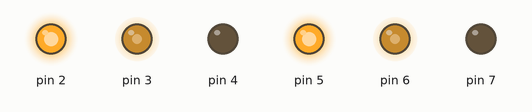
Recording of a sketch running on a simulated Arduino Uno, built with avr-gcc and run on an emulated ATmega328P. Shown: output pins drawn as LEDs (lit = HIGH).

Above: at 0.05 s.
At 1.5 s:
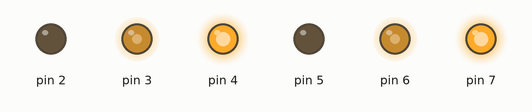
At 2.95 s:
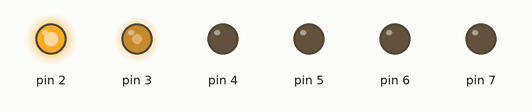
At 3.7 s:
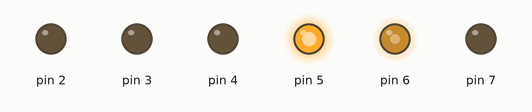
At 4.45 s:
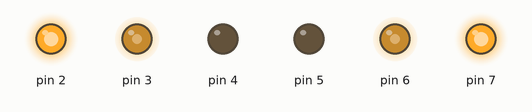
At 5.95 s:
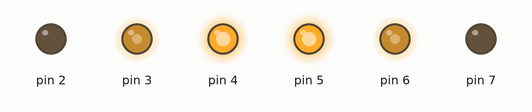
Timing chart, 0 to 7.8 s (numbered marks = the images above):
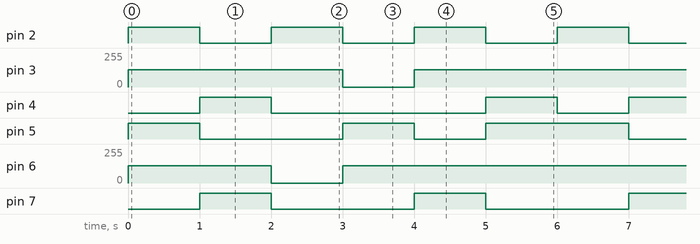

The sketch:

Motor_Driver_Test_Code.ino
```cpp
const int x = 1000;
const int y = 128;

void setup()
{
//Motor 1
pinMode(2, OUTPUT);
pinMode(3, OUTPUT);
pinMode(4, OUTPUT);

//Motor 2
pinMode(5, OUTPUT);
pinMode(6, OUTPUT);
pinMode(7, OUTPUT);
}


void loop()
{

//Forwards
//Motor 1
analogWrite (3, y);
digitalWrite (2, HIGH);
digitalWrite (4, LOW);
//Motor 2
analogWrite (6, y);
digitalWrite (5, HIGH);
digitalWrite (7, LOW);

delay (x);

//Backwards
//Motor 1
analogWrite (3, y);
digitalWrite (2, LOW);
digitalWrite (4, HIGH);
//Motor 2
analogWrite (6, y);
digitalWrite (5, LOW);
digitalWrite (7, HIGH);

delay (x);

//Soft left turn
//Motor 1
analogWrite (3, y);
digitalWrite (2, HIGH);
digitalWrite (4, LOW);
//Motor 2
analogWrite (6, 0);
digitalWrite (5, LOW);
digitalWrite (7, LOW);

delay (x);

//Soft right turn
//Motor 1
analogWrite (3, 0);
digitalWrite (2, LOW);
digitalWrite (4, LOW);
//Motor 2
analogWrite (6, y);
digitalWrite (5, HIGH);
digitalWrite (7, LOW);

delay (x);

//Hard left turn
//Motor 1
analogWrite (3, y);
digitalWrite (2, HIGH);
digitalWrite (4, LOW);
//Motor 2
analogWrite (6, y);
digitalWrite (5, LOW);
digitalWrite (7, HIGH);

delay (x);

//Hard right turn
//Motor 1
analogWrite (3, y);
digitalWrite (2, LOW);
digitalWrite (4, HIGH);
//Motor 2
analogWrite (6, y);
digitalWrite (5, HIGH);
digitalWrite (7, LOW);

delay (x);
}
```

Measured:
- by itself, pin 2: alternates HIGH for 1.0 s and LOW for 1.0 s
- by itself, pin 3, pin 6: repeats every 6.0 s: 0/255 1.0 s, 128/255 5.0 s
- by itself, pin 4: repeats every 6.0 s: LOW 3.0 s, HIGH 1.0 s, LOW 1.0 s, HIGH 1.0 s
- by itself, pin 5: repeats every 6.0 s: LOW 2.0 s, HIGH 1.0 s, LOW 1.0 s, HIGH 2.0 s
- by itself, pin 7: alternates HIGH for 1.0 s and LOW for 2.0 s
